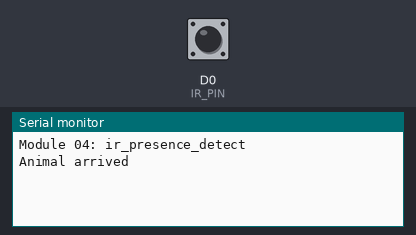
Recording of a sketch running on a simulated ESP8266 (NodeMCU). Shown: the last lines printed to the serial monitor. The test bench sets the inputs (shaded band); at power-on: D0 (IR_PIN) LOW.

Above: at 1.2 s.
1.3 s: D0 (IR_PIN) driven HIGH
At 1.7 s:
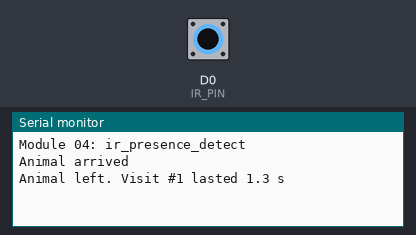
2.8 s: D0 (IR_PIN) pulsed LOW 2 times (0.12 s each, 0.3 s apart)
At 3.9 s:
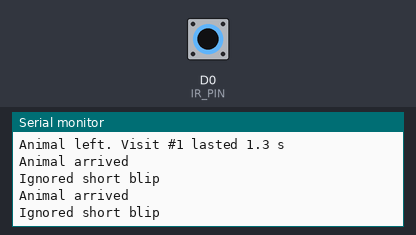

Measured:
- after the input at 1.3 s, the serial monitor: prints a new line after 0.08 s (image 1)
- after the input at 2.8 s, the serial monitor: prints a new line after 0.20 s (image 2)

The sketch:

ir_presence_detect.ino
```cpp
/*
  Module 04 - IR obstacle sensor (animal at the bowl)
  ---------------------------------------------------
  STATUS: reference code, not yet verified on the built feeder.

  Reads a common 3-pin IR obstacle-avoidance module (FC-51 style). It pulls
  its OUT pin LOW when something is in front of it. This sketch debounces
  that signal and reports each visit with how long the animal stayed, which
  is useful data for the research paper (feeding behaviour per day).

  Wiring:
    IR module VCC -> 3V3    (3.3 V keeps OUT safe for the ESP8266 pin)
    IR module GND -> GND
    IR module OUT -> NodeMCU D0 (GPIO16)

  Tuning: turn the small potentiometer on the module to set detection
  distance. The module's own LED lights when it detects something.

  Why D0: D8 must be LOW at boot and D3/D4 are used by the load cell, so D0
  is the free pin that is safe for a plain digital input. (D0 has no
  interrupt support, so this sketch polls.)
*/

#define IR_PIN D0

const unsigned long DEBOUNCE_MS   = 80;     // signal must be stable this long
const unsigned long MIN_VISIT_MS  = 1000;   // ignore blips shorter than this

bool stableState = false;         // true = object present
bool lastRaw = false;
unsigned long lastChange = 0;
unsigned long visitStart = 0;
unsigned long visitCount = 0;

void setup() {
  Serial.begin(115200);
  pinMode(IR_PIN, INPUT);
  Serial.println("\nModule 04: ir_presence_detect");
}

void loop() {
  bool raw = (digitalRead(IR_PIN) == LOW);   // LOW = detected

  if (raw != lastRaw) {
    lastRaw = raw;
    lastChange = millis();
  }

  if (raw != stableState && millis() - lastChange >= DEBOUNCE_MS) {
    stableState = raw;
    if (stableState) {
      visitStart = millis();
      Serial.println("Animal arrived");
    } else {
      unsigned long dwell = millis() - visitStart;
      if (dwell >= MIN_VISIT_MS) {
        visitCount++;
        Serial.printf("Animal left. Visit #%lu lasted %.1f s\n", visitCount, dwell / 1000.0);
      } else {
        Serial.println("Ignored short blip");
      }
    }
  }
}
```
